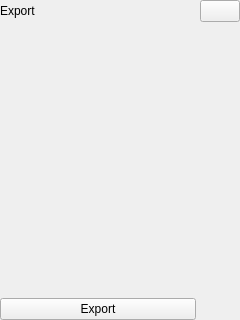
<?xml version="1.0" encoding="UTF-8"?>
<ui version="4.0">
  <class>ExportWidget</class>
  <widget class="QWidget" name="ExportWidget">
    <property name="geometry">
      <rect>
        <x>0</x>
        <y>0</y>
        <width>240</width>
        <height>320</height>
      </rect>
    </property>
    <layout class="QGridLayout" name="gridLayout" columnstretch="1,1,0">
      <property name="leftMargin">
        <number>0</number>
      </property>
      <property name="topMargin">
        <number>0</number>
      </property>
      <property name="rightMargin">
        <number>0</number>
      </property>
      <property name="bottomMargin">
        <number>0</number>
      </property>
      <property name="horizontalSpacing">
        <number>4</number>
      </property>
      <property name="verticalSpacing">
        <number>4</number>
      </property>

      <item row="0" column="0" colspan="2">
        <widget class="QLabel" name="titleLabel">
          <property name="text">
            <string>Export</string>
          </property>
          <property name="class" stdset="0">
            <string>panel-heading</string>
          </property>
        </widget>
      </item>
      <item row="0" column="2">
        <widget class="QPushButton" name="addExportButton">
          <property name="icon">
            <iconset>
              <normaloff>:/icons/plus</normaloff>
            </iconset>
          </property>
        </widget>
      </item>

      <item row="1" column="0" colspan="3">
        <widget class="QWidget" name="exportTasksContainer">
          <layout class="QVBoxLayout" name="exportTasksLayout">
            <property name="leftMargin">
              <number>0</number>
            </property>
            <property name="topMargin">
              <number>0</number>
            </property>
            <property name="rightMargin">
              <number>0</number>
            </property>
            <property name="bottomMargin">
              <number>0</number>
            </property>
            <property name="spacing">
              <number>4</number>
            </property>
          </layout>
        </widget>
      </item>

      <item row="2" column="0" colspan="2">
        <widget class="QPushButton" name="exportButton">
          <property name="text">
            <string>Export</string>
          </property>
        </widget>
      </item>

    </layout>
  </widget>

  <resources/>
  <connections/>
</ui>
